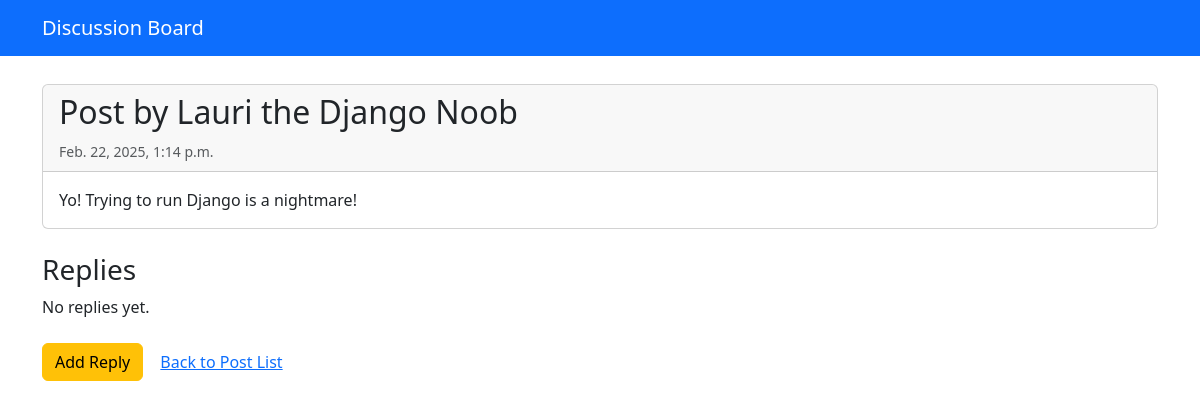
The app's page /post/1/ with its own data.
### discussion/models.py (models this page shows)
class Post(models.Model):
    nickname = models.CharField(max_length=50)
    content = models.TextField()
    created_at = models.DateTimeField(auto_now_add=True)

### discussion/views.py (the view)
# urls.py: path('post/<int:post_id>/', views.post_detail, name='post_detail'),
def post_detail(request, post_id):
    post = get_object_or_404(Post, id=post_id)
    return render(request, 'discussion/post_detail.html', {'post': post})

### discussion/templates/discussion/post_detail.html (shortened to what this page needs)
{% extends "base.html" %}
{% block content %}
<div class="card mb-4">
  <div class="card-header">
    <h2>Post by {{ post.nickname }}</h2>
    <small class="text-muted">{{ post.created_at }}</small>
  </div>
  <div class="card-body">
    <p class="card-text">{{ post.content }}</p>
  </div>
</div>
<div class="mb-4">
  <h3>Replies</h3>
  {% if post.replies.all %}
    {% for reply in post.replies.all %}
      <div class="card mb-3">
        <div class="card-body">
          <h5 class="card-title">{{ reply.nickname }}</h5>
          <small class="text-muted">{{ reply.created_at }}</small>
          <p class="card-text mt-2">{{ reply.content }}</p>
        </div>
      </div>
    {% endfor %}
  {% else %}
    <p>No replies yet.</p>
  {% endif %}
</div>
<a href="{% url 'create_reply' post.id %}" class="btn btn-warning">Add Reply</a>
<a href="{% url 'post_list' %}" class="btn btn-link">Back to Post List</a>
{% endblock %}

### discussion/templates/base.html (style rules this page uses)
body { padding-top: 60px; }

### records on screen
Post: nickname "Lauri the Django Noob", created_at "Feb. 22, 2025, 1:14 p.m.", content "Yo! Trying to run Django is a nightmare!"
